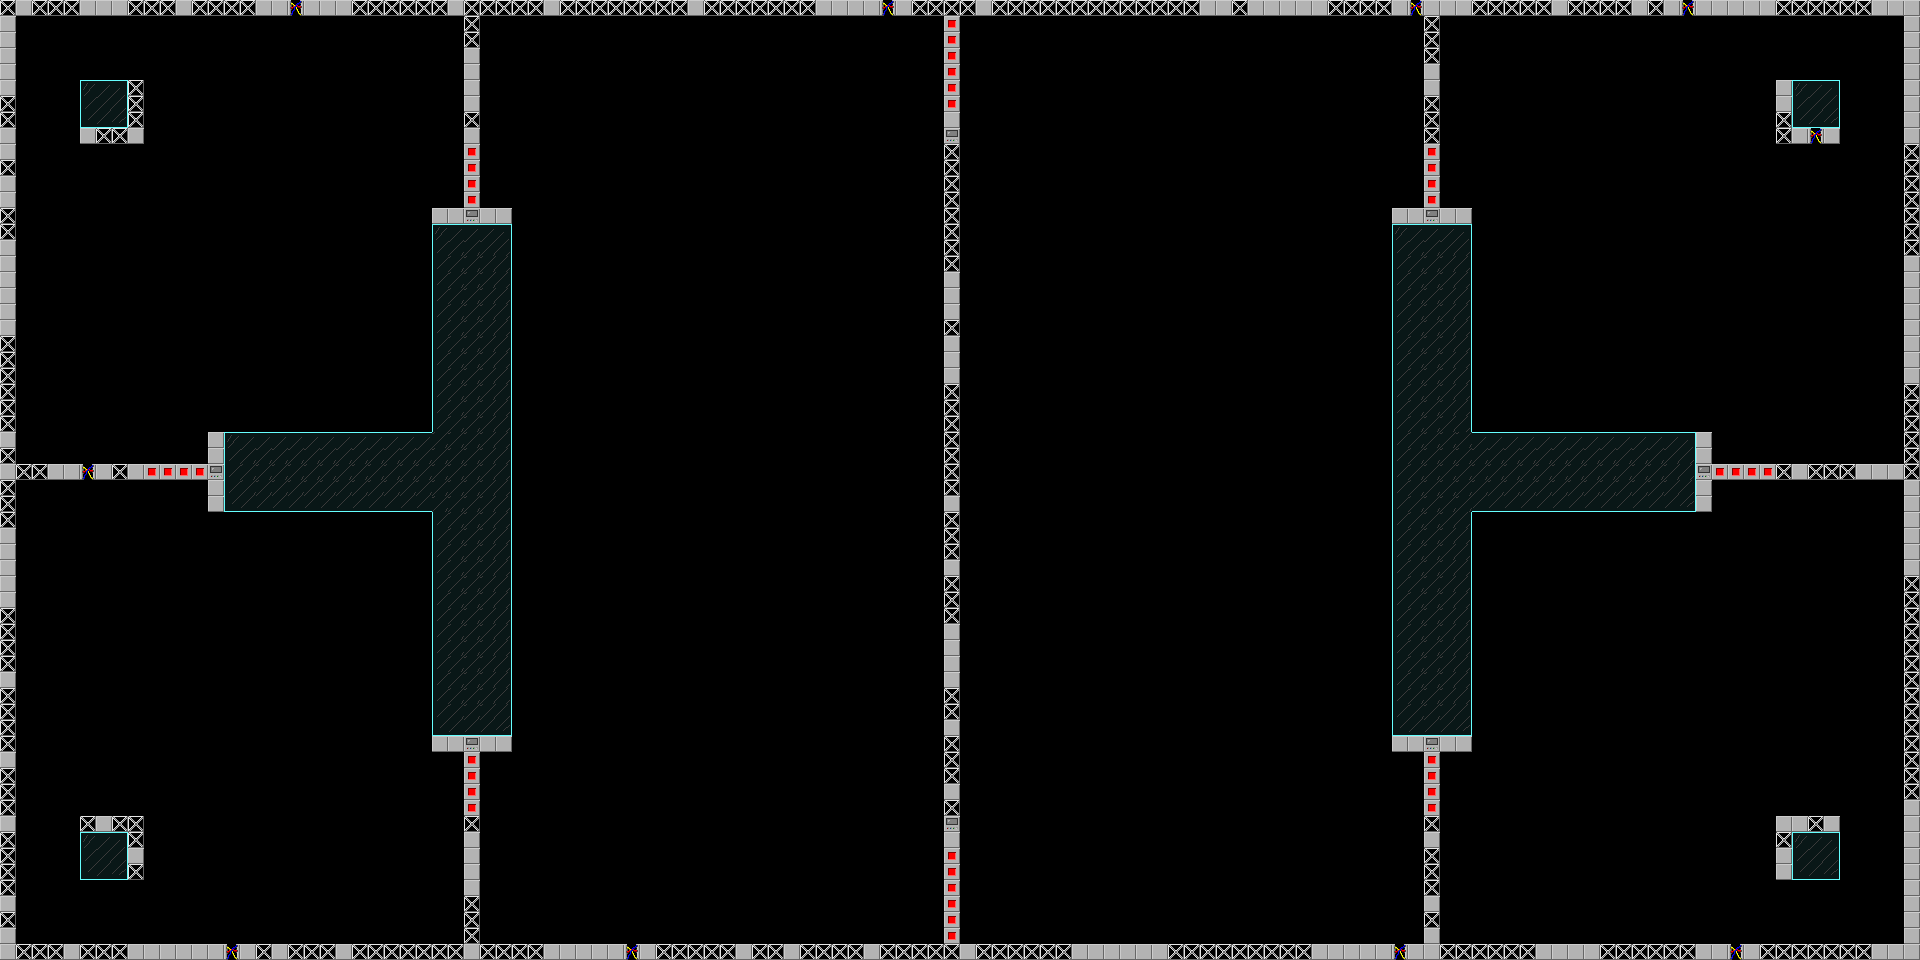

The image is a tile-based game level rendered from a .tmx file. Its description and source (layers, tilesets, objects; grid data summarised) follow:
An orthogonal 120x60 tile map with 16x16 px tiles, 2 tile layers (background, foreground), 2 tilesets and 4 objects.

<map version="1.0" orientation="orthogonal" renderorder="right-down" width="120" height="60" tilewidth="16" tileheight="16" nextobjectid="15">
 <tileset firstgid="1" name="structure" tilewidth="16" tileheight="16" tilecount="6" columns="3">
  <image source="structure.png" width="48" height="32" />
 </tileset>
 <tileset firstgid="7" name="above" tilewidth="16" tileheight="16" tilecount="9" columns="3">
  <image source="above.png" width="48" height="48" />
 </tileset>
 <layer name="background" width="120" height="60">
  <data>[7200 cells, 508 non-empty, 4 distinct tile ids]</data>
 </layer>
 <objectgroup name="spawn">
  <object id="1" x="100" y="100" rotation="-45" />
  <object id="2" x="1820" y="100" rotation="45" />
  <object id="3" x="1820" y="860" rotation="135" />
  <object id="4" x="100" y="860" rotation="-135" />
 </objectgroup>
 <layer name="foreground" width="120" height="60">
  <data>[7200 cells, 527 non-empty, 10 distinct tile ids]</data>
 </layer>
</map>